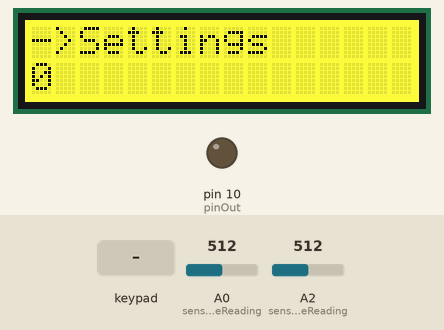
Simulated run of this sketch. Board: Arduino Uno, built with avr-gcc and run on an emulated ATmega328P. Shown: 16×2 character LCD, output pins drawn as LEDs (lit = HIGH). The inputs (shaded band) are chosen by the test bench; at power-on: A0 (sensorValueReading) = 512, A2 (sensorValueReading) = 512. What the sketch prints to the serial monitor is not drawn.

Above: at 1.2 s.
1.3 s: key 'S' pressed
At 2.6 s:
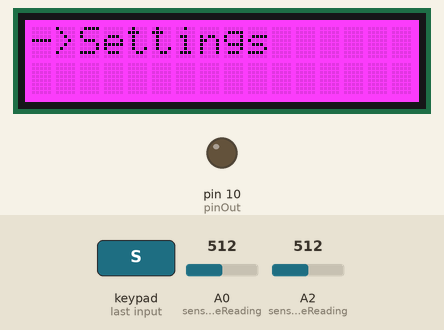
3.3 s: key 'R' pressed
At 4.2 s:
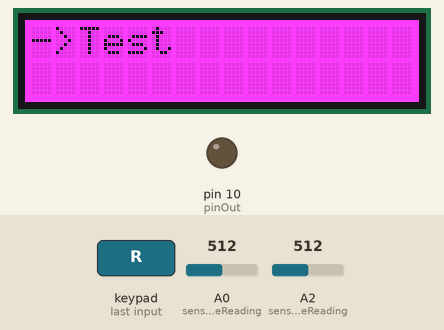
4.8 s: key 'L' pressed
At 5.5 s:
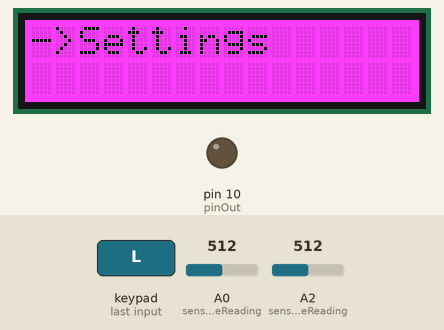
6.3 s: key 'S' pressed
At 7.8 s:
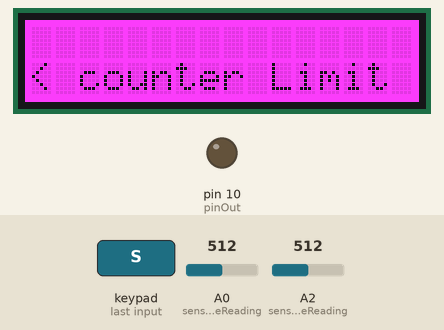
8.3 s: key 'R' pressed
At 9.5 s:
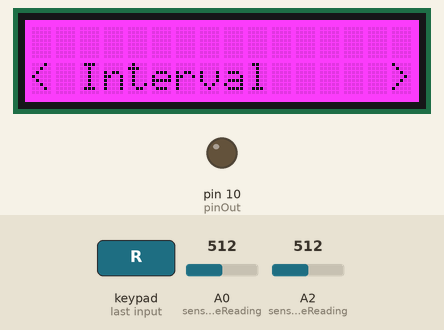
9.8 s: key 'U' pressed
At 10.8 s:
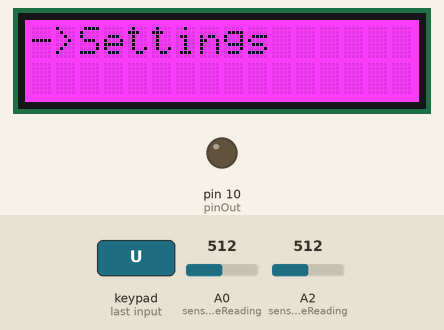
Timing chart, 0 to 12.8 s (numbered marks = the images above; inputs shaded):
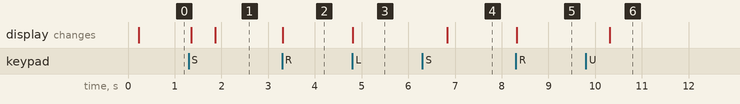

Measured:
- after the input at 1.3 s, the display: first changes after 0.05 s (image 1 shows a later state)
- after the input at 3.3 s, the display: changes at once (image 2)
- after the input at 4.8 s, the display: changes at once (image 3)
- after the input at 6.3 s, the display: changes after 0.53 s (image 4)
- after the input at 8.3 s, the display: changes at once (image 5)
- after the input at 9.8 s, the display: changes after 0.51 s (image 6)

The sketch:

pedal_test_new_menu.ino
```cpp
#include <EEPROM.h>
#include <Wire.h>
#include <Adafruit_RGBLCDShield.h>
#include <utility/Adafruit_MCP23017.h>
#include <math.h>

#define NUMITEMS(arg) ((unsigned int) (sizeof (arg) / sizeof (arg [0])))

template< typename T, size_t N > size_t ArraySize (T (&) [N]){ return N; }

Adafruit_RGBLCDShield lcd = Adafruit_RGBLCDShield();

// Variables will change:

int menu = 0; // menu value to prevent screen refresh
String screens[]= {"->Settings","->Test"};
String settingScreens[]={"< counter Limit    >", "< Interval     >"};
String testScreens[]={"Start", "pause", "Stop"};
int solenoidSwitch = 0;//?
bool manualSwitchStatus = false;//ON OFF button for manually operating the solenoid

int pinOut = 10;
int upwardSwitch = 0;
//EEPROM Variables
int interval;
int intervalAddress = 5;//Address location on EEPROM memory
int totalCount;
int totalCountAddress = 10;//Address location on EEPROM memory


#define RED 0x1
#define YELLOW 0x3
#define GREEN 0x2
#define TEAL 0x6
#define BLUE 0x4
#define VIOLET 0x5
#define WHITE 0x7

byte customChar1[] = {
  B00100,
  B01110,
  B11111,
  B11111,
  B01110,
  B01110,
  B01110,
  B01110
};

byte customChar2[] = {
  B01110,
  B01110,
  B01110,
  B01110,
  B11111,
  B11111,
  B01110,
  B00100
};

byte arrowdown[] = {
  B00100,
  B00100,
  B00100,
  B00100,
  B00100,
  B10101,
  B01110,
  B00100
};
//EEPROM Files
long EEPROMReadlong(long address)
      {
      //Read the 4 bytes from the eeprom memory.
      long four = EEPROM.read(address);
      long three = EEPROM.read(address + 1);
      long two = EEPROM.read(address + 2);
      long one = EEPROM.read(address + 3);
      //Return the recomposed long by using bitshift.
      return ((four << 0) & 0xFF) + ((three << 8) & 0xFFFF) + ((two << 16) & 0xFFFFFF) + ((one << 24) & 0xFFFFFFFF);
      }
void EEPROMWritelong(int address, long value)
      {
      //Decomposition from a long to 4 bytes by using bitshift.
      //One = Most significant -> Four = Least significant byte
      byte four = (value & 0xFF);
      byte three = ((value >> 8) & 0xFF);
      byte two = ((value >> 16) & 0xFF);
      byte one = ((value >> 24) & 0xFF);
      //Write the 4 bytes into the eeprom memory.
      EEPROM.write(address, four);
      EEPROM.write(address + 1, three);
      EEPROM.write(address + 2, two);
      EEPROM.write(address + 3, one);
      }
//EEPROM Files done

void setup() {
  Serial.begin(9600);
  lcd.begin(16, 2);
  lcd.setBacklight(WHITE);
  lcd.createChar(0, customChar1);
  lcd.createChar(1, customChar2);
  lcd.createChar(2, arrowdown);
  interval = EEPROMReadlong(intervalAddress);
  totalCount = EEPROMReadlong(totalCountAddress);
  pinMode(10, OUTPUT);
  Serial.print("interval:");
  Serial.println(interval);
  Serial.print("totalCount:");
  Serial.println(totalCount);

}

void loop() {
  uint8_t buttons = lcd.readButtons();


  //EEPROMWritelong(foglevelAddress,0);
  //EEPROMWritelong(incrementAddress,10);
  //button selected
    if (buttons) {
      lcd.clear();
      lcd.setCursor(0,0);
      if (buttons & BUTTON_UP) {
        lcd.setBacklight(YELLOW);
        displayMenu(99);
      }
      if (buttons & BUTTON_DOWN){
        lcd.setBacklight(YELLOW);
        displayMenu(99);
      }
      if (buttons & BUTTON_SELECT){
        lcd.setBacklight(VIOLET);
        menuView(screens,ArraySize(screens));
      }
    }
  //button not selected landing screen
    if(!buttons){
      if(menu == 0){//menu value is just to avoid lcd refresh
        lcd.setBacklight(YELLOW);
        sensorValueReading();
       // sensorSimulator(487, 344);//only use for simulation with out sensors ******
        displayMenu(0);
        delay(25);
    }
          }
    // delay(500);
}

void displayMenu(int x) {//obselete function of displayView  but is used to display landing screen
     switch (x) {
      default:
        lcd.clear();
        lcd.setCursor(0,0);
        lcd.print ("Default");

      case 0:
        lcd.clear();
        lcd.setCursor(0,0);
        lcd.print (screens[x]);
        lcd.setCursor(0,1);
        lcd.print(x);
        // menu =100;
        break;
      case 1:
        lcd.clear();
        lcd.setCursor(0,0);
        lcd.print (screens[x]);
        lcd.setCursor(0,1);
        lcd.print(x);
        menu =100;
        // calibration();
        break;
      case 2:
        lcd.clear();
        lcd.setCursor(0,0);
        lcd.print (screens[x]);
        lcd.setCursor(0,1);
        lcd.print(x);
        menu =100;
        break;
      case 3:
        //fogTest(interval,fogLevel, range);
        lcd.clear();
        lcd.setCursor(0,0);
        lcd.print ("->Fog test");
        lcd.setCursor(0,1);
        lcd.print(x);
        lcd.setCursor(2,1);
        lcd.print("Fog Level:10%");
        menu =100;
        break;
    }
}

void sensorValueReading(){
  // reads the input on analog pin A0 (value between 0 and 1023)
  int analogValue = analogRead(A0);
  int analogValue1 = analogRead(A2);
  // sensorReading = analogValue;

  //dummy data reading for testing============================
  // sensorReading = dummyData[dummyCounter];
  // dummyCounter++;
  // int array_length = sizeof(dummyData)/sizeof(int);

  // if(dummyCounter >= array_length){
  //   sensorReading = dummyData[array_length-1];
  // }
  //============================================================
  delay(100);

}


void menuView( String menu[], int menulength){
  int menuloc = 0;
  int x =0;
  delay(500);
  Serial.println(menu[0]);

  displayView(menu,menulength, menuloc);
  while (x == 0){
    uint8_t buttons = lcd.readButtons();
    if(buttons & BUTTON_RIGHT){
      if(menuloc < menulength-1){
        menuloc++;
        displayView(menu,menulength, menuloc);
        delay(500);
      }
    }else if(buttons & BUTTON_LEFT){
      if(menuloc > 0){
        menuloc--;
        displayView(menu,menulength, menuloc);
        delay(500);
      }
    }else if (buttons & BUTTON_UP || buttons & BUTTON_DOWN ){
      if(menu == settingScreens ){
        menuView(screens,ArraySize(screens));
      }
      // menu = 0;
      x=1;
    }
    // else if (buttons & BUTTON_DOWN){
    //   // menu = 0;
    //   x=1;
    // }
    else if(buttons & BUTTON_SELECT){
      if(menu == screens){
        switch(menuloc){
        case 0:
          lcd.clear();
          lcd.setCursor(0,0);
          lcd.print(menu[0]);
          menuView(settingScreens,ArraySize(settingScreens));
          break;
        }
      } else if(menu == settingScreens){
        switch(menuloc){
          case 0:
            lcd.setCursor(0, 1);
            lcd.print("<FogLevel ");
            lcd.setCursor(10, 1);
            // lcd.print(fogLevel);
            lcd.setCursor(13, 1);
            lcd.print("% >");
            // fogLevelSetup(1);
            break;
          case 1:
            // intervalSetup();
            Serial.println("Freuency setup");
            break;

        }
    }
  }

}
}

void displayView(String menu[],int menulength, int menuloc){
  if(menu == screens){
    lcd.clear();
    lcd.setCursor(0, 0);
    lcd.print(menu[menuloc]);
  }else if (menu == settingScreens){
    lcd.clear();
    lcd.setCursor(0, 1);
    lcd.print(menu[menuloc]);
  }
}

void manualSolenoidSwitch(){

  manualSwitchStatus = !manualSwitchStatus;

  if(manualSwitchStatus){
    lcd.setCursor(0,1);
    lcd.println("Solenoid ON     ");
    digitalWrite(pinOut, HIGH);
  }else{
    lcd.setCursor(0,1);
    lcd.println("Solenoid OFF    ");
    digitalWrite(pinOut, LOW);

  }
  delay(1000);


}

void intervalSetup(){
  int tempInterval;
  int timeinmilis;
  int tempIncrement =5;
  tempInterval = EEPROMReadlong(intervalAddress) /1000;
  int y = 1 ;
  int z = 2;
  while(y == 1){
    lcd.clear();
    lcd.setCursor(0, 1);
    lcd.print("<Interval ");
    lcd.setCursor(10, 1);
    lcd.print(tempInterval);
    lcd.setCursor(13, 1);
    lcd.print("s");
    lcd.setCursor(14, 1);
    lcd.print(" >");
    // lcd.setCursor(14, 1);
    // lcd.write(z);
    delay(300);
    uint8_t buttons = lcd.readButtons();
    Serial.println("test 680");
    if(buttons & BUTTON_LEFT && tempInterval >0){
      tempInterval= tempInterval-tempIncrement;
      Serial.println("test 684");
    }else if(buttons & BUTTON_RIGHT && tempInterval < 100){
      tempInterval= tempInterval+tempIncrement;
      Serial.println("test 687");
    }else if(buttons & BUTTON_SELECT){
      Serial.println(tempInterval);
      timeinmilis = tempInterval*1000;
      EEPROMWritelong(intervalAddress,timeinmilis);
      // interval = EEPROMReadlong(intervalAddress);
      Serial.println("test 691");
      lcd.clear();
      lcd.setCursor(0, 0);
      lcd.print("Interval:");
      lcd.print(tempInterval);
      lcd.println("  sec  ");
      lcd.setCursor(0, 1);
      lcd.print("Press ");
      lcd.setCursor(6,1);
      lcd.write(2);
      lcd.setCursor(7, 1);
      lcd.println(" to exit  ");
      z=3;
      y = 0;
    }else if(buttons & BUTTON_DOWN){

      Serial.println("test 696");
    }
  }
}


  
```
